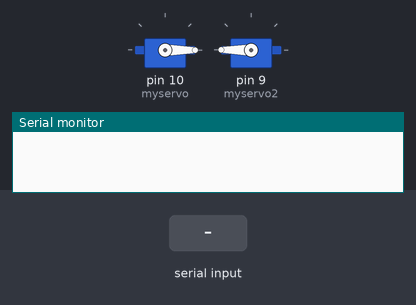
A sketch run on a simulated Arduino Uno, built with avr-gcc and run on an emulated ATmega328P. On the bench: 2 × servo, the last lines printed to the serial monitor. The inputs (shaded band) are chosen by the test bench.

Above: at 1.2 s.
1.3 s: "90,45\n" received over Serial
At 2.5 s:
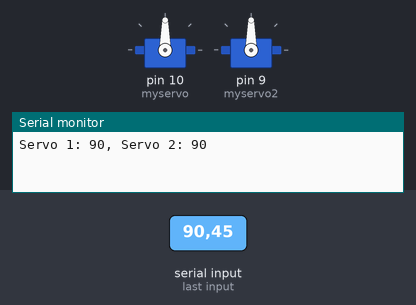
2.8 s: "30,150\n" received over Serial
At 3.7 s:
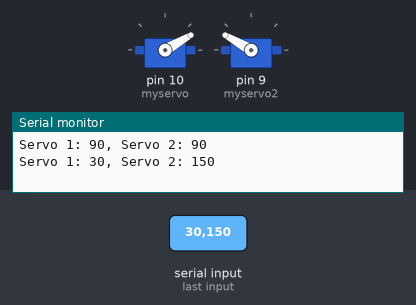
4.3 s: "5\n" received over Serial
At 4.7 s:
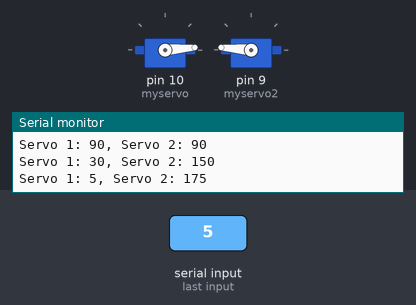
5.8 s: "200\n" received over Serial
At 7.0 s:
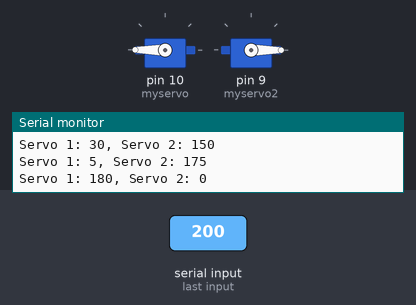
7.3 s: "90\n" received over Serial
At 8.2 s:
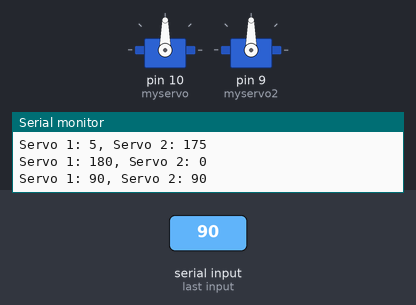
Timing chart, 0 to 9.8 s (numbered marks = the images above; inputs shaded):
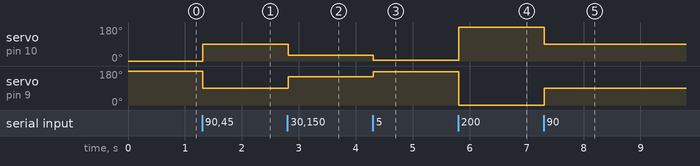

Measured:
- after the input at 1.3 s, servo on pin 10 (myservo): 0° → 90° at once; servo on pin 9 (myservo2): 180° → 90° at once
- after the input at 2.8 s, servo on pin 10 (myservo): 90° → 30° at once; servo on pin 9 (myservo2): 90° → 150° at once
- after the input at 4.3 s, servo on pin 10 (myservo): 30° → 5° at once; servo on pin 9 (myservo2): 150° → 175° at once
- after the input at 5.8 s, servo on pin 10 (myservo): 5° → 180° at once; servo on pin 9 (myservo2): 175° → 0° at once
- after the input at 7.3 s, servo on pin 10 (myservo): 180° → 90° at once; servo on pin 9 (myservo2): 0° → 90° at once

The sketch:

E1_servo.ino
```cpp
#include <Servo.h> //Incluye la librería Servo

int num; //Declara la variable entera num

Servo myservo;  //Crea dos objetos myservo y myservo2
Servo myservo2;

void setup() {
  Serial.begin(9600); //Incluye la comuniacion Serial

  myservo.attach(10,1000,2000);  //Asocia myservo al pin 10 y especifica los valores de pulso mínimo (1000 µs) y pulso máximo (2000 µs) para el servo.
  myservo2.attach(9,1000,2000);  //Asocia myservo2 al pin 9 y especifica los valores de pulso mínimo (1000 µs) y pulso máximo (2000 µs) para el servo.
  myservo.write(0); //Coloca a myservo en una posición de 0 grados
  myservo2.write(180); //Coloca a myservo2 en una posicion de 180 grados
}

void loop() {
  if(Serial.available()!=0){ //Abre la comunicación serial para recibir datos
    String str=Serial.readStringUntil('\n'); //Recibe una cadena de caracteres
    num=str.toInt(); //Transforma la cadena de caracteres a números enteros (si se puede)
    num=min(num,180); //Si el numero introducido es mayor a 180 entonces el resultado se va a 180
    num=max(num,0); //Si el numero introducido es menor a 0 entonces el resultado se va a 0
    delay(5);
    //num=Serial.parceInt();

    myservo.write(num); //Mueve myservo a la posicion de num grados
    Serial.print("Servo 1: "); //Imprime la posición de myservo en la pantalla
    Serial.print(myservo.read());
    myservo2.write(180-num); //Mueve myservo2 a la posición complemento de myservo
    Serial.print(", Servo 2: "); //Imprime la posición de myservo2 en la pantalla
    Serial.println(myservo2.read());
    delay(5);


  }
}
```
